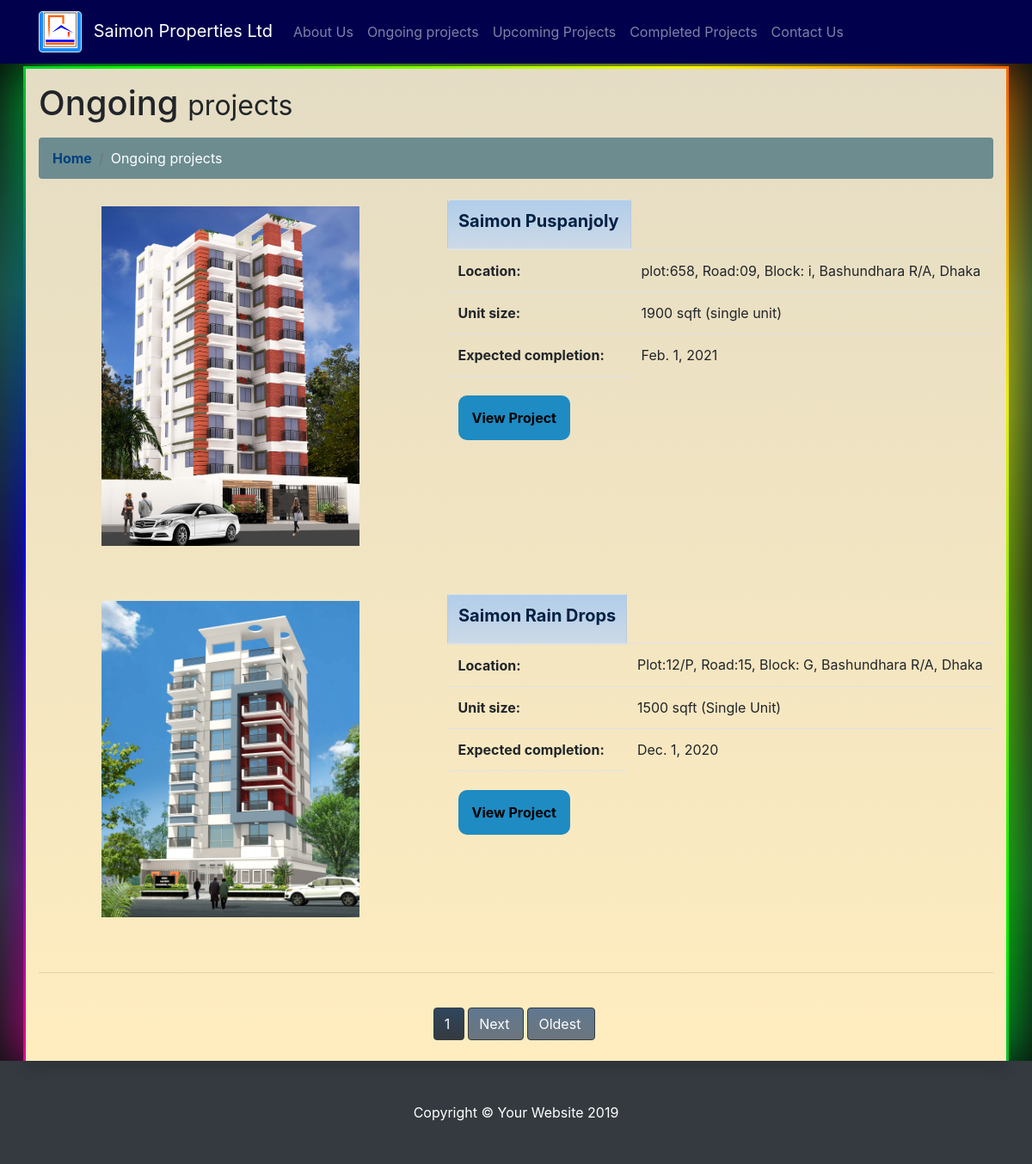
The app's page /ongoing_projects/ with its own data.
### spl_home/models.py (models this page shows, shortened)
class OnGoingProject(models.Model):#post class is a table in the db
    project_name = models.CharField(max_length=100)
    location = models.CharField(max_length=100)
    unit_size = models.CharField(max_length=100)
    expected_completion = models.DateField()
    ogp_img = models.ImageField(default='default.png', blank=True, upload_to='ongoing_project_img')
    date_posted = models.DateField(default=timezone.now)

### spl_home/views.py (the view)
# urls.py: path('ongoing_projects/', views.ongoing_projects, name="site-ongoing-projects"),
def ongoing_projects(request):
    oproject_list = ongoing_details
    paginator = Paginator(oproject_list, 2) # Show 2 contacts per page.
    page_number = request.GET.get('page')
    page_obj = paginator.get_page(page_number)
    context = {
        'title': "On Going Projects",
        'ongoing_details': ongoing_details,
        'page_obj': page_obj
    }
    return render(request, 'spl_home/ongoing_projects.html', context)

### spl_home/templates/spl_home/ongoing_projects.html (shortened to what this page needs)
{% extends "spl_home/base.html" %}
{% block content %}
  <div class="container bg-container-color shadow">
    <h1 class="mt-4 mb-3 pt-3">Ongoing
      <small>projects</small>
    </h1>
    <ol class="breadcrumb bg-dir-color text-white">
      <li class="breadcrumb-item">
        <a class="font-weight-bold text-black" href="{% url 'site-home' %}">Home</a>
      </li>
      <li class="breadcrumb-item active text-white">Ongoing projects</li>
    </ol>
    {% for page_ob in page_obj %}
    <div class="row">
      <div class="col-md-5 col-sm-12 d-flex justify-content-center">
        <a href="#">
          <img class="img-fluid rounded mb-3 mb-md-0 pb-5 pt-3" width="300px" src="{{ page_ob.ogp_img.url }}" alt="">
        </a>
      </div>
      <div class="col-md-7 pb-5 pt-2">
        <table class="table">
          <thead>
            <tr>
              <th class="alert alert-primary" scope="col"><h5 class="font-weight-bold">{{ page_ob.project_name }}</h5></th>
            </tr>
          </thead>
          <tbody>
            <tr>
              <th scope="row">Location:</th>
              <td>{{ page_ob.location }}</td>
            </tr>
            <tr>
              <th scope="row">Unit size:</th>
              <td>{{ page_ob.unit_size }}</td>
            </tr>
            <tr>
              <th scope="row">Expected completion:</th>
              <td>{{ page_ob.expected_completion }}</td>
            </tr>
            <tr>
              <th><br><a class="btnb mt-5 p-3" href="#">View Project</a></th>
            </tr>
          </tbody>
        </table>
      </div>
    </div>
    {% endfor %}
    <hr>
    <div class="d-flex justify-content-center pt-4">
      {% for num in page_obj.paginator.page_range %}
        {% if page_obj.number == num %}
            <a class="btn btn-dark pr-3 mr-1 mb-4 bton" href="?page={{ num }}">{{ num }}</a>
        {% elif num > page_obj.number|add:'-1' and num < page_obj.number|add:'1'%}
            <a class="btn btn-outline-dark pr-3 mr-1 mb-4 bton" href="?page={{ num }}">{{ num }}</a>
        {% endif %}
      {% endfor %}
      {% if page_obj.has_next %}
        <a class="btn btn-outline-dark btn-secondary pr-3 mr-1 mb-4 bton" href="?page={{ page_obj.next_page_number}}">Next</a>
        <a class="btn btn-outline-dark btn-secondary pr-3 mr-1 mb-4 bton" href="?page={{ page_obj.paginator.num_pages }}">Oldest</a>
      {% endif%}
    </div>
  </div>
{% endblock content %}

### spl_home/static/spl_home/css/business.css (style rules this page uses)
body { padding-top: 56px; background: linear-gradient(0deg,#000,#18392b,#191919,#204c39,#000000); }
.bton { color: white; transition: 0.5s; }
.shadow { position: relative; background: linear-gradient(0deg,#ffedbf,#e4dcc4); }
.shadow:before, .shadow:after { content:''; position: absolute; top: -3px; left: -3px; background: linear-gradient(45deg,#fb0094,#0000ff,#00ff00,#ffff00,#ff0000, #fb0094,#0000ff,#00ff00,#ffff00,#ff0000); background-size: 400%; width: calc(100% + 6px); height: calc(100% + 6px); z-index: -1; animation: animate 25s linear infinite; }
.shadow:after { filter: blur(30px); }
.btnb { border-radius: 10px; text-align: center; color: black; background: rgba(30, 139, 195, 1); }

### records on screen
OnGoingProject: ogp_img (picture), project_name "Saimon Puspanjoly", location "plot:658, Road:09, Block: i, Bashundhara R/A, Dhaka", unit_size "1900 sqft (single unit)", expected_completion "Feb. 1, 2021"
OnGoingProject: ogp_img (picture), project_name "Saimon Rain Drops", location "Plot:12/P, Road:15, Block: G, Bashundhara R/A, Dhaka", unit_size "1500 sqft (Single Unit)", expected_completion "Dec. 1, 2020"

### other values on screen
{{ num }} "1"
